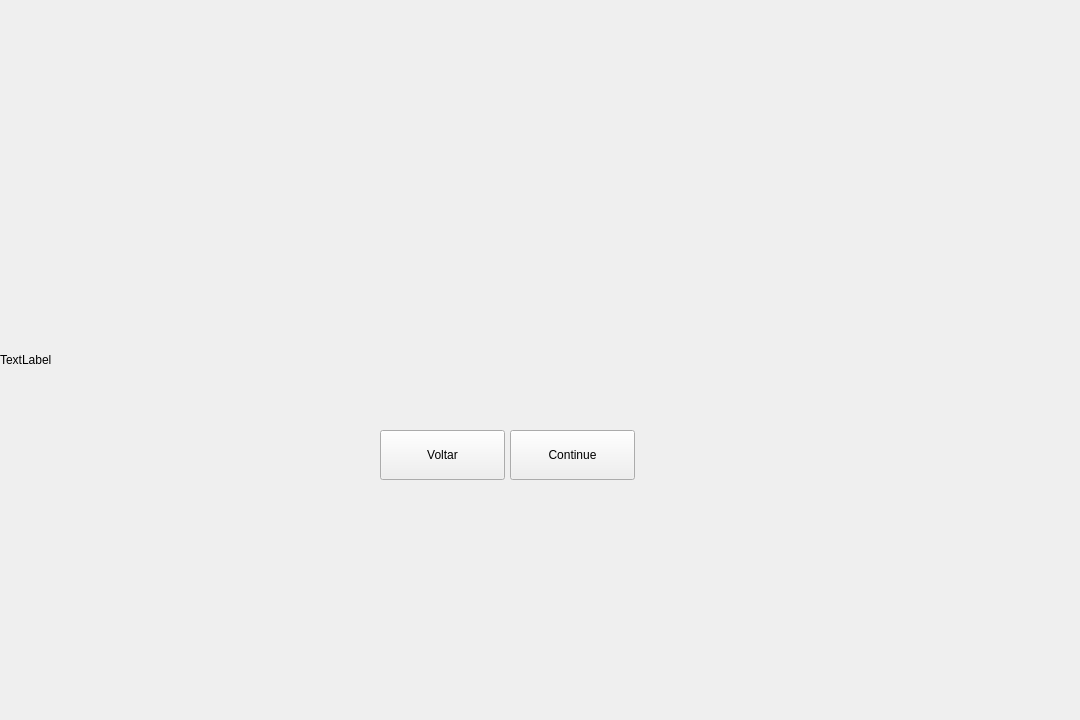
<?xml version="1.0" encoding="UTF-8"?>
<ui version="4.0">
 <class>EleventhWindow</class>
 <widget class="QMainWindow" name="EleventhWindow">
  <property name="geometry">
   <rect>
    <x>0</x>
    <y>0</y>
    <width>1080</width>
    <height>720</height>
   </rect>
  </property>
  <property name="windowTitle">
   <string>MainWindow</string>
  </property>
  <widget class="QWidget" name="centralwidget">
   <widget class="QLabel" name="label">
    <property name="geometry">
     <rect>
      <x>0</x>
      <y>0</y>
      <width>1080</width>
      <height>720</height>
     </rect>
    </property>
    <property name="text">
     <string>TextLabel</string>
    </property>
   </widget>
   <widget class="QPushButton" name="pushContinueButton">
    <property name="geometry">
     <rect>
      <x>510</x>
      <y>430</y>
      <width>125</width>
      <height>50</height>
     </rect>
    </property>
    <property name="text">
     <string>Continue</string>
    </property>
   </widget>
   <widget class="QPushButton" name="pushBackButton">
    <property name="geometry">
     <rect>
      <x>380</x>
      <y>430</y>
      <width>125</width>
      <height>50</height>
     </rect>
    </property>
    <property name="text">
     <string>Voltar</string>
    </property>
   </widget>
  </widget>
 </widget>
 <resources/>
 <connections/>
</ui>
